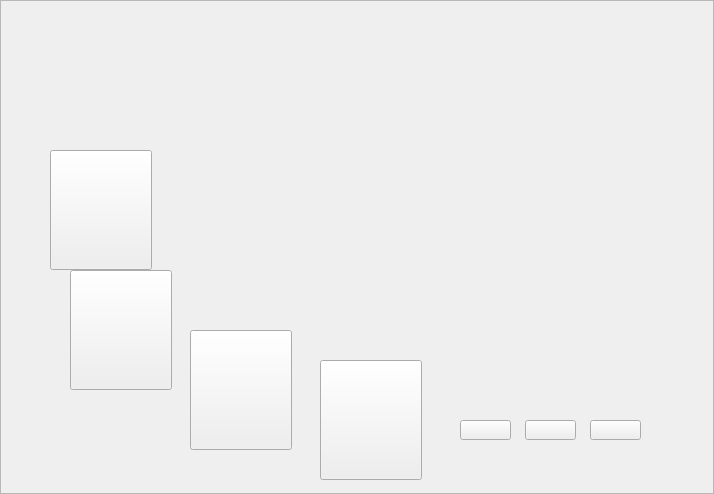
<?xml version="1.0" encoding="UTF-8"?>
<ui version="4.0">
 <class>QtLvBaClass</class>
 <widget class="QWidget" name="QtLvBaClass">
  <property name="geometry">
   <rect>
    <x>0</x>
    <y>0</y>
    <width>714</width>
    <height>494</height>
   </rect>
  </property>
  <property name="minimumSize">
   <size>
    <width>714</width>
    <height>494</height>
   </size>
  </property>
  <property name="maximumSize">
   <size>
    <width>714</width>
    <height>494</height>
   </size>
  </property>
  <property name="windowTitle">
   <string>QtLvBa</string>
  </property>
  <property name="styleSheet">
   <string notr="true"/>
  </property>
  <layout class="QGridLayout" name="gridLayout">
   <property name="leftMargin">
    <number>0</number>
   </property>
   <property name="topMargin">
    <number>0</number>
   </property>
   <property name="rightMargin">
    <number>0</number>
   </property>
   <property name="bottomMargin">
    <number>0</number>
   </property>
   <item row="0" column="0">
    <widget class="QFrame" name="frame">
     <property name="styleSheet">
      <string notr="true">QFrame{border-image: url(:/QtLvBa/137.bmp);}</string>
     </property>
     <property name="frameShape">
      <enum>QFrame::StyledPanel</enum>
     </property>
     <property name="frameShadow">
      <enum>QFrame::Raised</enum>
     </property>
     <widget class="QPushButton" name="pushButton">
      <property name="geometry">
       <rect>
        <x>140</x>
        <y>80</y>
        <width>102</width>
        <height>120</height>
       </rect>
      </property>
      <property name="styleSheet">
       <string notr="true">QPushButton{border-image:url(:/QtLvBa/00007[102x120x8BPP].png);}
QPushButton:hover{border-image: url(:/QtLvBa/00008[102x120x8BPP].png);}
QPushButton:pressed{border-image: url(:/QtLvBa/00008[102x120x8BPP].png);}
</string>
      </property>
      <property name="text">
       <string/>
      </property>
      <property name="flat">
       <bool>true</bool>
      </property>
     </widget>
     <widget class="QPushButton" name="pushButton_5">
      <property name="geometry">
       <rect>
        <x>70</x>
        <y>270</y>
        <width>102</width>
        <height>120</height>
       </rect>
      </property>
      <property name="styleSheet">
       <string notr="true">QPushButton{border-image:url(:/QtLvBa/00004[102x120x8BPP].png);}
QPushButton:hover{border-image: url(:/QtLvBa/00003[102x120x8BPP].png);}
QPushButton:pressed{border-image: url(:/QtLvBa/00003[102x120x8BPP].png);}</string>
      </property>
      <property name="text">
       <string/>
      </property>
     </widget>
     <widget class="QPushButton" name="pushButton_3">
      <property name="geometry">
       <rect>
        <x>50</x>
        <y>150</y>
        <width>102</width>
        <height>120</height>
       </rect>
      </property>
      <property name="styleSheet">
       <string notr="true">QPushButton{border-image:url(:/QtLvBa/00006[102x120x8BPP].png);}
QPushButton:hover{border-image: url(:/QtLvBa/00005[102x120x8BPP].png);}
QPushButton:pressed{border-image: url(:/QtLvBa/00005[102x120x8BPP].png);}</string>
      </property>
      <property name="text">
       <string/>
      </property>
     </widget>
     <widget class="QPushButton" name="pushButton_2">
      <property name="geometry">
       <rect>
        <x>190</x>
        <y>330</y>
        <width>102</width>
        <height>120</height>
       </rect>
      </property>
      <property name="styleSheet">
       <string notr="true">QPushButton{border-image:url(:/QtLvBa/00010[102x120x8BPP].png);}
QPushButton:hover{border-image: url(:/QtLvBa/00009[102x120x8BPP].png);}
QPushButton:pressed{border-image: url(:/QtLvBa/00009[102x120x8BPP].png);}</string>
      </property>
      <property name="text">
       <string/>
      </property>
     </widget>
     <widget class="QPushButton" name="pushButton_4">
      <property name="geometry">
       <rect>
        <x>320</x>
        <y>360</y>
        <width>102</width>
        <height>120</height>
       </rect>
      </property>
      <property name="styleSheet">
       <string notr="true">QPushButton{border-image:url(:/QtLvBa/00002[102x120x8BPP].png);}
QPushButton:hover{border-image: url(:/QtLvBa/00001[102x120x8BPP].png);}
QPushButton:pressed{border-image: url(:/QtLvBa/00001[102x120x8BPP].png);}</string>
      </property>
      <property name="text">
       <string/>
      </property>
     </widget>
     <widget class="QPushButton" name="pushButton_6">
      <property name="geometry">
       <rect>
        <x>460</x>
        <y>420</y>
        <width>51</width>
        <height>20</height>
       </rect>
      </property>
      <property name="styleSheet">
       <string notr="true">QPushButton{border-image:url(:/QtLvBa/00011[51x20x8BPP].png);}
QPushButton:hover{border-image: url(:/QtLvBa/00012[51x20x8BPP].png);}
QPushButton:pressed{border-image: url(:/QtLvBa/00012[51x20x8BPP].png);}

</string>
      </property>
      <property name="text">
       <string/>
      </property>
      <property name="default">
       <bool>false</bool>
      </property>
      <property name="flat">
       <bool>false</bool>
      </property>
     </widget>
     <widget class="QPushButton" name="pushButton_7">
      <property name="geometry">
       <rect>
        <x>525</x>
        <y>420</y>
        <width>51</width>
        <height>20</height>
       </rect>
      </property>
      <property name="styleSheet">
       <string notr="true">QPushButton{border-image:url(:/QtLvBa/00014[51x20x8BPP].png);}
QPushButton:hover{border-image: url(:/QtLvBa/00014[51x20x8BPP].png);}
QPushButton:pressed{border-image: url(:/QtLvBa/00014[51x20x8BPP].png);}</string>
      </property>
      <property name="text">
       <string/>
      </property>
      <property name="default">
       <bool>false</bool>
      </property>
      <property name="flat">
       <bool>false</bool>
      </property>
     </widget>
     <widget class="QPushButton" name="pushButton_8">
      <property name="geometry">
       <rect>
        <x>590</x>
        <y>420</y>
        <width>51</width>
        <height>20</height>
       </rect>
      </property>
      <property name="styleSheet">
       <string notr="true">QPushButton{border-image:url(:/QtLvBa/00015[51x20x8BPP].png);}
QPushButton:hover{border-image: url(:/QtLvBa/00016[51x20x8BPP].png);}
QPushButton:pressed{border-image: url(:/QtLvBa/00016[51x20x8BPP].png);}</string>
      </property>
      <property name="text">
       <string/>
      </property>
      <property name="default">
       <bool>false</bool>
      </property>
      <property name="flat">
       <bool>false</bool>
      </property>
     </widget>
    </widget>
   </item>
  </layout>
 </widget>
 <layoutdefault spacing="6" margin="11"/>
 <resources/>
 <connections/>
</ui>
